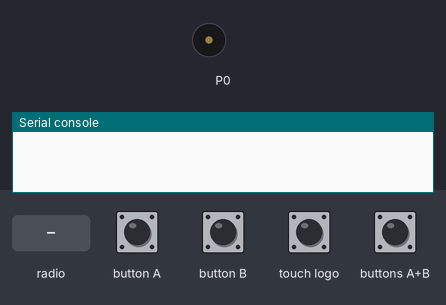
Simulated run of this program. Board: BBC micro:bit (MakeCode). Shown: buzzer (waves = sounding), the last lines printed to the serial console. The inputs (shaded band) are chosen by the test bench. No radio messages arrive unless stated (any console line starting 'radio sent:' is added by the test bench).

Above: at 1.2 s.
1.3 s: button A pressed for 0.15 s
2.9 s: touch logo pressed for 0.15 s
4.5 s: buttons A+B pressed for 0.15 s
6.1 s: radio message "alarm=1" arrives
At 6.8 s:
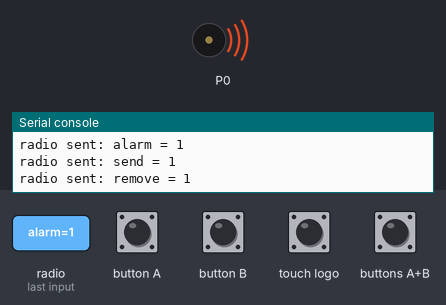
7.6 s: touch logo pressed for 1 s
10.1 s: radio message "send=1" arrives
Timing chart, 0 to 12.6 s (numbered marks = the images above; inputs shaded):
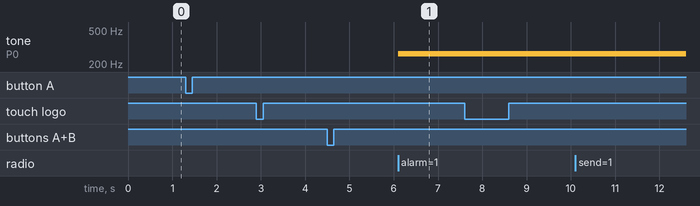

Measured:
- after the input at 6.1 s, tone on P0: silent → 262 Hz at once

The program:

main.ts
```typescript
radio.setGroup(1)
radio.setTransmitPower(7)
radio.onReceivedValue(function data_received(name: string, value: number) {

    let serial1 = radio.receivedPacket(RadioPacketProperty.SerialNumber)
    if (name == "send" && value == 1 && learn == 1) {
        data_list.push(serial1)
        console.log(data_list)
    }

    if (name == "remove" && value == 1 && learn == 1) {
        data_list.removeElement(serial1)
        console.log(data_list)
    }

    if (name == "alarm" && value == 1) {
        if (data_list.indexOf(serial1) >= 0) {
            music.playTone(Note.C, 0)
        }

    }

    if (name == "alarm" && value == 0) {
        if (data_list.indexOf(serial1) >= 0) {
            music.stopAllSounds()
        }

    }

})
radio.setTransmitSerialNumber(true)
let learn = 0
let alarm = 0
let data_list = [0]
let send_learn = 0
//  FOREVER
basic.forever(function on_forever() {

})
//  Main
//  Alarm
input.onButtonPressed(Button.A, function alarm_on() {
    radio.sendValue("alarm", 1)
})
input.onButtonPressed(Button.B, function alarm_off() {
    radio.sendValue("alarm", 0)
})
//  Learn
input.onLogoEvent(TouchButtonEvent.LongPressed, function learn1() {

    if (learn == 0) {
        learn = 1
    } else {
        learn = 0
    }

    console.log(learn)
})
//  Send
input.onLogoEvent(TouchButtonEvent.Pressed, function send() {
    radio.sendValue("send", 1)
})
input.onButtonPressed(Button.AB, function remove() {
    radio.sendValue("remove", 1)
})
```

test.ts
```typescript
// Tady jsou testy. Při použití tohoto balíčku jako rozšíření nebude zkompilováno.
```
